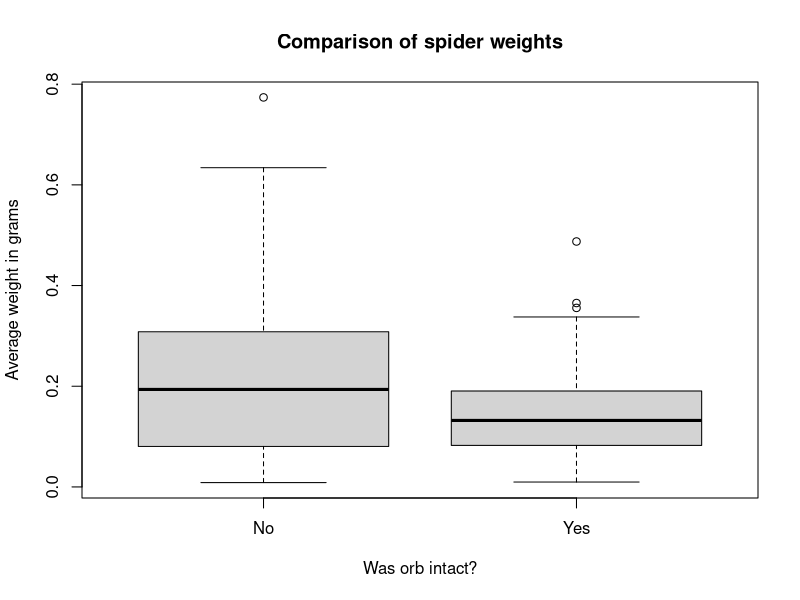
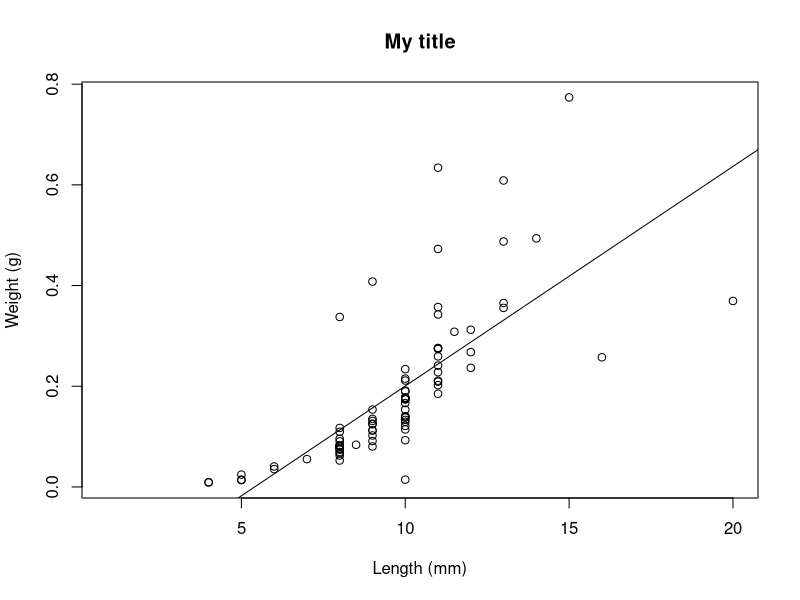
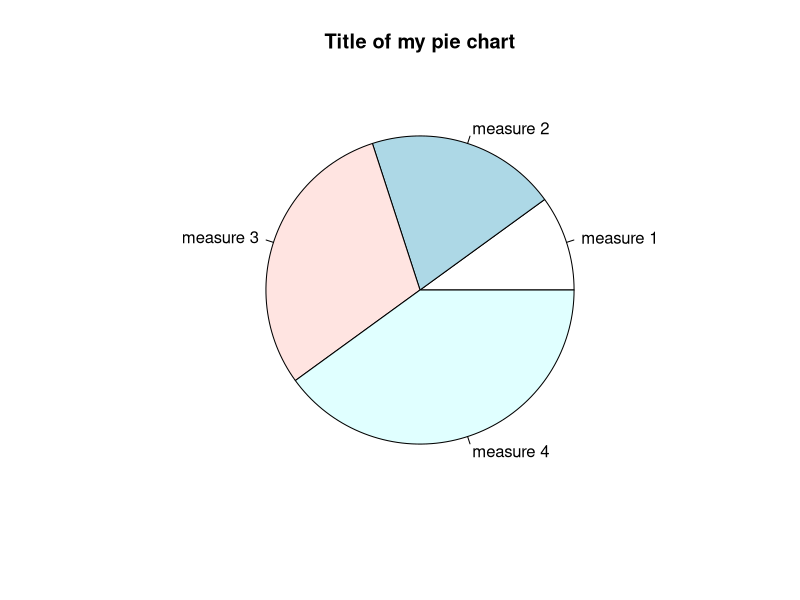

Source code (R) for these figures, in order:
## ---- chunk 1
library(tidyverse)

## ---- chunk 2

orbData<-read_csv("orb20.csv")


#print it out

orbData
## ---- chunk 3


boxplot(`weight (g)`~`orb intact?`, data=orbData, main="Comparison of spider weights", xlab="Was orb intact?", ylab="Average weight in grams")



## ---- chunk 4





## ---- chunk 5
#The filter function takes two main arguments:
#The first is which data set/tibble are you referring to
#The second is the criteria we're filtering on. We use "==" b/c we're comparing the two values (not assigning a value, as with "=")

intact<-filter(orbData, orbData$`orb intact?`=="Yes")

intact

damaged<-filter(orbData, orbData$`orb intact?`=="No")

damaged




## ---- chunk 6

#as a short cut, we'll include the na.omit function as part of it:

intactWts<-na.omit(intact$`weight (g)`)

damagedWts<-na.omit(damaged$`weight (g)`)

intactWts

damagedWts




## ---- chunk 7

t.test(intactWts, damagedWts)


## ---- chunk 8
#In this example, we're going to create a scatterplot and linear regression line, looking at the association of spider weight and spider length: 

#define data columns:
spWeight<-orbData$`weight (g)`
spLength<-orbData$`length (mm)`

#set up the plot. First column is the y-axis.
plot(spWeight~spLength, main="My title", xlab="Length (mm)", ylab="Weight (g)")

#create linear model:
wlLM<-lm(spWeight~spLength)

#add the line the to plot:
abline(wlLM)

#To see the statistical outputs from the linear regression, use the "summary" function:

summary(wlLM)

## ---- chunk 9
myData<-c(10, 20, 30, 40)
myLabels<-c("measure 1", "measure 2", "measure 3", "measure 4")

pie(myData, myLabels, main="Title of my pie chart")




